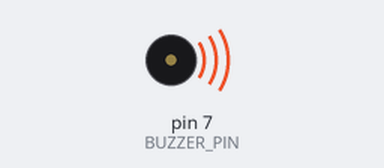
Bench run of a sketch on a simulated Arduino Uno, built with avr-gcc and run on an emulated ATmega328P. Parts: buzzer (waves = sounding). What the sketch prints to the serial monitor is not drawn.

Above: at 1.4 s.
At 49.2 s:
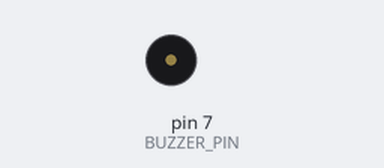
Timing chart, 0 to 89.2 s (numbered marks = the images above):
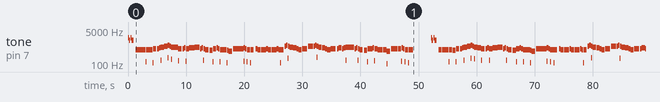

The sketch:

aarti.ino
```cpp
/*
 * Aarti Tone for Arduino with Software Volume Control
 * Traditional Aarti melody in the classic devotional meter
 *
 * Hardware Wiring (Arduino Uno / Nano / ESP32 / etc.):
 * - Passive / Piezo Buzzer Positive (+) -> Digital Pin 7 (BUZZER_PIN)
 * - Passive / Piezo Buzzer Negative (-) -> Arduino GND
 *
 * Features:
 * - Authentic traditional Aarti sargam and phrasing
 * - Sthayi (Chorus) + Antara (Verse) + Refrain
 * - Perceptual volume scaling (1 to 100)
 * - Optional temple bell chime intro
 */

const int BUZZER_PIN = 7;

// =========================================================================
// VOLUME SETTING  (1 = whisper quiet, 100 = full blast)
// =========================================================================
int VOLUME = 100;

const bool ENABLE_TEMPLE_BELL = true;

// --- Musical Note Frequencies (Hz) ---
// Sargam mapping: Sa=C5, Re=D5, Ga=E5, Ma=F5, Pa=G5, Dha=A5, Ni=B5
// Lower octave:  .Dha=A4, .Ni=B4

#define REST  0

#define Lo_D  220   // .Dha (lower octave Dha = A3 — used only in cadence)
#define Lo_N  247   // .Ni  (lower octave Ni  = B3)
#define Lo_Dh 440   // .Dha (A4)
#define Lo_Ni 494   // .Ni  (B4)

#define Sa  523     // C5
#define Re  587     // D5
#define Ga  659     // E5
#define Ma  698     // F5
#define Pa  784     // G5
#define Dha 880     // A5
#define Ni  988     // B5

// Bell chime frequencies
#define BELL_HI 2093
#define BELL_LO 1568

// Beat unit in ms — controls overall tempo
// Increase for slower, decrease for faster
const int B = 300;   // one beat = 300 ms  (~100 BPM aarti pace)

// Note structure
struct Note {
  int freq;
  int dur;   // duration in ms
};

// =========================================================================
// AARTI MELODY
// Sargam (verified cross-reference from multiple sources):
//
// STHAYI (Chorus):
// Line 1:  S - | S - | S S S - | .N S R -
// Line 2:  R G | M - | P P | D P M - | G M R -
// Line 3:  R G R - | G M - | M G - | R G R S -
// Line 4:  .N S R - | G R S - | .N S .N .D -
// Line 5:  R - R - | R R G R | S .N S -
//
// ANTARA (Verse):
// Line 6:  R S - S .N - | R S - S .N - | R S S -
// Line 7:  P D P M - | G - | R S - R - -
// Line 8:  P P - P D P M - | G - | R S - R - -
// Line 9:  R G - R G M - | M G - | R G R S -
// Line 10: .N S R - | R G R - | S .N - S .N .D -
// Line 11: R - R - | R R G R | S .N S -
// =========================================================================
const Note aartiMelody[] = {

  // ===================== STHAYI (CHORUS) =====================

  // Line 1: S - | S - | S S S - | .N S R -
  //         "Om    Jai    Jag-dish  Ha-re"
  { Sa,  B*2 },           // S -       (Om)
  { Sa,  B*2 },           // S -       (Jai)
  { Sa,  B },             // S         (Jag-)
  { Sa,  B },             // S         (-dish)
  { Sa,  B*2 },           // S -       (Ha-)
  { Lo_Ni, B },           // .N        (-re)
  { Sa,  B },             // S
  { Re,  B*2 },           // R -
  { REST, B/2 },

  // Line 2: R G | M - | P P | D P M - | G M R -
  //         "Swa-mi  Jai  Jag-dish  Ha--------re"
  { Re,  B },             // R         (Swa-)
  { Ga,  B },             // G         (-mi)
  { Ma,  B*2 },           // M -       (Jai)
  { Pa,  B },             // P         (Jag-)
  { Pa,  B },             // P         (-dish)
  { Dha, B },             // D         (Ha-)
  { Pa,  B },             // P
  { Ma,  B*2 },           // M -
  { Ga,  B },             // G
  { Ma,  B },             // M
  { Re,  B*2 },           // R -
  { REST, B/2 },

  // Line 3: R G R - | G M - | M G - | R G R S -
  //         "Bhakt ja-no   ke     san-kat"
  { Re,  B },             // R
  { Ga,  B },             // G
  { Re,  B*2 },           // R -
  { Ga,  B },             // G
  { Ma,  B*2 },           // M -
  { Ma,  B },             // M
  { Ga,  B*2 },           // G -
  { Re,  B },             // R
  { Ga,  B },             // G
  { Re,  B },             // R
  { Sa,  B*2 },           // S -
  { REST, B/2 },

  // Line 4: .N S R - | G R S - | .N S .N .D -
  //         "Kshan mein  door   ka------re"
  { Lo_Ni, B },           // .N
  { Sa,  B },             // S
  { Re,  B*2 },           // R -
  { Ga,  B },             // G
  { Re,  B },             // R
  { Sa,  B*2 },           // S -
  { Lo_Ni, B },           // .N
  { Sa,  B },             // S
  { Lo_Ni, B },           // .N
  { Lo_Dh, B*2 },         // .D -
  { REST, B/2 },

  // Line 5: R - R - | R R G R | S .N S -
  //         "Om  Jai   Jag-dish  Ha-re"
  { Re,  B*2 },           // R -
  { Re,  B*2 },           // R -
  { Re,  B },             // R
  { Re,  B },             // R
  { Ga,  B },             // G
  { Re,  B },             // R
  { Sa,  B },             // S
  { Lo_Ni, B },           // .N
  { Sa,  B*2 },           // S -
  { REST, B },

  // ===================== ANTARA (VERSE) =====================

  // Line 6: R S - S .N - | R S - S .N - | R S S -
  //         "Jo  dhya-ve    fal pa-------ve"
  { Re,  B },             // R
  { Sa,  B*2 },           // S -
  { Sa,  B },             // S
  { Lo_Ni, B*2 },         // .N -
  { Re,  B },             // R
  { Sa,  B*2 },           // S -
  { Sa,  B },             // S
  { Lo_Ni, B*2 },         // .N -
  { Re,  B },             // R
  { Sa,  B },             // S
  { Sa,  B*2 },           // S -
  { REST, B/2 },

  // Line 7: P D P M - | G - | R S - R - -
  //         "Dukh bin-se    man   ka"
  { Pa,  B },             // P
  { Dha, B },             // D
  { Pa,  B },             // P
  { Ma,  B*2 },           // M -
  { Ga,  B*2 },           // G -
  { Re,  B },             // R
  { Sa,  B*2 },           // S -
  { Re,  B*3 },           // R - -
  { REST, B/2 },

  // Line 8: P P - P D P M - | G - | R S - R - -
  //         "Swa-mi   dukh bin-se   man  ka"
  { Pa,  B },             // P
  { Pa,  B*2 },           // P -
  { Pa,  B },             // P
  { Dha, B },             // D
  { Pa,  B },             // P
  { Ma,  B*2 },           // M -
  { Ga,  B*2 },           // G -
  { Re,  B },             // R
  { Sa,  B*2 },           // S -
  { Re,  B*3 },           // R - -
  { REST, B/2 },

  // Line 9: R G - R G M - | M G - | R G R S -
  //         "Sukh sam-pa-ti  ghar   aa---ve"
  { Re,  B },             // R
  { Ga,  B*2 },           // G -
  { Re,  B },             // R
  { Ga,  B },             // G
  { Ma,  B*2 },           // M -
  { Ma,  B },             // M
  { Ga,  B*2 },           // G -
  { Re,  B },             // R
  { Ga,  B },             // G
  { Re,  B },             // R
  { Sa,  B*2 },           // S -
  { REST, B/2 },

  // Line 10: .N S R - | R G R - | S .N - S .N .D -
  //          "Kasht mi-te   tan   ka"
  { Lo_Ni, B },           // .N
  { Sa,  B },             // S
  { Re,  B*2 },           // R -
  { Re,  B },             // R
  { Ga,  B },             // G
  { Re,  B*2 },           // R -
  { Sa,  B },             // S
  { Lo_Ni, B*2 },         // .N -
  { Sa,  B },             // S
  { Lo_Ni, B },           // .N
  { Lo_Dh, B*2 },         // .D -
  { REST, B/2 },

  // Line 11: R - R - | R R G R | S .N S -   (Refrain)
  //          "Om  Jai   Jag-dish  Ha-re"
  { Re,  B*2 },           // R -
  { Re,  B*2 },           // R -
  { Re,  B },             // R
  { Re,  B },             // R
  { Ga,  B },             // G
  { Re,  B },             // R
  { Sa,  B },             // S
  { Lo_Ni, B },           // .N
  { Sa,  B*3 },           // S - -  (final hold)
};

const int TOTAL_NOTES = sizeof(aartiMelody) / sizeof(aartiMelody[0]);

// =========================================================================
// Tone generator with perceptual quadratic volume scaling
// =========================================================================
void playTone(int pin, unsigned int frequency, unsigned long durationMs, int volumePercent) {
  if (frequency == 0 || volumePercent <= 0) {
    delay(durationMs);
    return;
  }
  if (volumePercent > 100) volumePercent = 100;

  unsigned long periodMicros = 1000000UL / frequency;
  unsigned long maxHighTime = periodMicros / 2;

  unsigned long highTime = ((unsigned long)maxHighTime * volumePercent * volumePercent) / 10000UL;
  if (highTime < 2) highTime = 2;
  unsigned long lowTime = periodMicros - highTime;

  unsigned long startMillis = millis();
  while (millis() - startMillis < durationMs) {
    digitalWrite(pin, HIGH);
    delayMicroseconds(highTime);
    digitalWrite(pin, LOW);
    delayMicroseconds(lowTime);
  }
}

// Temple bell chime
void playTempleBell() {
  playTone(BUZZER_PIN, BELL_HI, 100, VOLUME);
  delay(60);
  playTone(BUZZER_PIN, BELL_LO, 150, VOLUME);
  delay(150);
  playTone(BUZZER_PIN, BELL_HI, 100, VOLUME);
  delay(60);
  playTone(BUZZER_PIN, BELL_LO, 300, VOLUME);
  delay(350);
}

// Play the complete Aarti melody
void playAartiTone() {
  if (ENABLE_TEMPLE_BELL) {
    Serial.println(F(">> Temple Bell..."));
    playTempleBell();
  }

  Serial.println(F(">> Playing Aarti..."));

  for (int i = 0; i < TOTAL_NOTES; i++) {
    int f = aartiMelody[i].freq;
    int d = aartiMelody[i].dur;

    if (f == REST) {
      delay(d);
    } else {
      // 90% sound, 10% silence for clean note separation
      unsigned long snd = (unsigned long)d * 90 / 100;
      unsigned long gap = d - snd;
      playTone(BUZZER_PIN, f, snd, VOLUME);
      delay(gap);
    }
  }
}

void setup() {
  Serial.begin(9600);
  pinMode(BUZZER_PIN, OUTPUT);
  digitalWrite(BUZZER_PIN, LOW);

  Serial.println(F("Aarti Tone Ready"));
  Serial.print(F("Volume: "));
  Serial.print(VOLUME);
  Serial.println(F("%"));

  playAartiTone();
}

void loop() {
  delay(3000);
  playAartiTone();
}
```

Measured:
- by itself, tone on pin 7 (BUZZER_PIN): plays 2043 Hz for 0.16 s, 1548 Hz for 0.16 s, 2058 Hz for 0.12 s, 1550 Hz for 0.36 s, 519 Hz for 1.8 s, 126 Hz for 0.04 s … (195 notes in this stretch)
